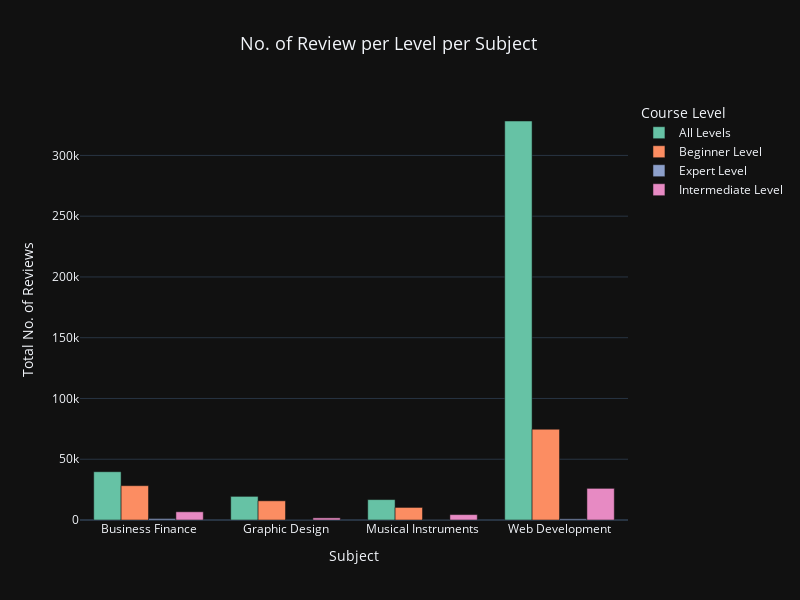

This figure's notebook cell:
### Markdown cell above
- Number of Review per level per Subject

### Code cell
reviews_per_level_subject = df.groupby(['subject','level'])['num_reviews'].sum().reset_index()


fig = px.bar(
    reviews_per_level_subject,
    x = 'subject',
    y ='num_reviews',
    color = 'level',
    barmode = 'group',
    title = 'No. of Review per Level per Subject',
    color_discrete_sequence = px.colors.qualitative.Set2
)

fig.update_traces (textposition = 'outside')


fig.update_layout(
    xaxis_title = 'Subject',
    yaxis_title = 'Total No. of Reviews',
    legend_title = 'Course Level',
    title_x = 0.3,
    title_font_size = 18,
    template = 'plotly_dark' ,
    height = 600,
    width = 800)

fig.show()

### Figure 1 — Plotly figure (JSON) as saved in the notebook; plotly's stock layout.template omitted (floating-point values rounded to 4 significant figures)
{"data": [{"alignmentgroup": "True", "hovertemplate": "level=All Levels<br>subject=%{x}<br>num_reviews=%{y}<extra></extra>", "legendgroup": "All Levels", "marker": {"color": "rgb(102,194,165)", "pattern": {"shape": ""}}, "name": "All Levels", "offsetgroup": "All Levels", "orientation": "v", "showlegend": true, "textposition": "outside", "type": "bar", "x": ["Business Finance", "Graphic Design", "Musical Instruments", "Web Development"], "xaxis": "x", "y": [39736, 19456, 16787, 328318], "yaxis": "y"}, {"alignmentgroup": "True", "hovertemplate": "level=Beginner Level<br>subject=%{x}<br>num_reviews=%{y}<extra></extra>", "legendgroup": "Beginner Level", "marker": {"color": "rgb(252,141,98)", "pattern": {"shape": ""}}, "name": "Beginner Level", "offsetgroup": "Beginner Level", "orientation": "v", "showlegend": true, "textposition": "outside", "type": "bar", "x": ["Business Finance", "Graphic Design", "Musical Instruments", "Web Development"], "xaxis": "x", "y": [28242, 15784, 10347, 74702], "yaxis": "y"}, {"alignmentgroup": "True", "hovertemplate": "level=Expert Level<br>subject=%{x}<br>num_reviews=%{y}<extra></extra>", "legendgroup": "Expert Level", "marker": {"color": "rgb(141,160,203)", "pattern": {"shape": ""}}, "name": "Expert Level", "offsetgroup": "Expert Level", "orientation": "v", "showlegend": true, "textposition": "outside", "type": "bar", "x": ["Business Finance", "Graphic Design", "Musical Instruments", "Web Development"], "xaxis": "x", "y": [1167, 57, 148, 961], "yaxis": "y"}, {"alignmentgroup": "True", "hovertemplate": "level=Intermediate Level<br>subject=%{x}<br>num_reviews=%{y}<extra></extra>", "legendgroup": "Intermediate Level", "marker": {"color": "rgb(231,138,195)", "pattern": {"shape": ""}}, "name": "Intermediate Level", "offsetgroup": "Intermediate Level", "orientation": "v", "showlegend": true, "textposition": "outside", "type": "bar", "x": ["Business Finance", "Graphic Design", "Musical Instruments", "Web Development"], "xaxis": "x", "y": [6757, 1773, 4442, 26044], "yaxis": "y"}], "layout": {"barmode": "group", "height": 600, "legend": {"title": {"text": "Course Level"}, "tracegroupgap": 0}, "title": {"font": {"size": 18}, "text": "No. of Review per Level per Subject", "x": 0.3}, "width": 800, "xaxis": {"anchor": "y", "autorange": true, "domain": [0, 1], "range": [-0.5, 3.5], "title": {"text": "Subject"}, "type": "category"}, "yaxis": {"anchor": "x", "autorange": true, "domain": [0, 1], "range": [0, 345600.0], "title": {"text": "Total No. of Reviews"}, "type": "linear"}}}
